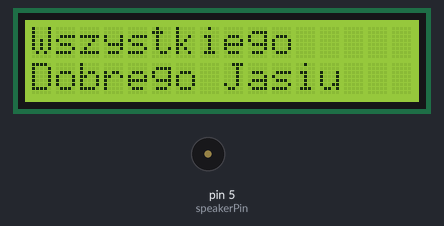
A sketch run on a simulated Arduino Uno, built with avr-gcc and run on an emulated ATmega328P. Parts: 16×2 character LCD, buzzer (waves = sounding).

Above: at 2.42 s.
Timing chart, 0 to 130.0 s (numbered marks = the images above):
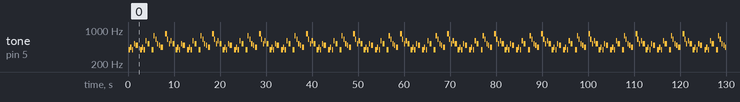

The sketch:

jsio_urodziny.ino
```cpp
#include <LiquidCrystal.h> //Dołączenie bilbioteki
LiquidCrystal lcd(2, 3, 4, 9, 6, 7); //Informacja o podłączeniu nowego wyświetlacza

int speakerPin = 5;
int length = 28; // the number of notes
char notes[] = "GGAGcB GGAGdc GGxecBA ffecdc";
int beats[] = { 2, 2, 8, 8, 8, 16, 1, 2, 2, 8, 8,8, 16, 1, 2,2,8,8,8,8,16, 1,2,2,8,8,8,16 };
int tempo = 150;

void playTone(int tone, int duration) {
  for (long i = 0; i < duration * 1000L; i += tone * 2) {
    digitalWrite(speakerPin, HIGH);
    delayMicroseconds(tone);
    digitalWrite(speakerPin, LOW);
    delayMicroseconds(tone);
  }
}

void playNote(char note, int duration) {
  char names[] =  {'C',    'D',  'E',  'F',  'G',  'A',  'B', 'c', 'd',  'e',  'f',  'g',  'a',  'b',  'x', 'y' };
  int tones[] =   { 1915, 1700, 1519, 1432, 1275, 1136, 1014, 956,  834,  765,  593,  468,  346,  224, 655 , 715 };
  int frequencies[]={262,  294, 330 ,  349, 392 , 440 ,  494, 523,  587,  659,  698,  784,  880,  988, 831 , 701};
  int SPEE = 5;
  // play the tone corresponding to the note name
  for (int i = 0; i < 16; i++) {
    if (names[i] == note) {
      int newduration = duration/SPEE;
      playTone(tones[i], newduration);
    }
  }
}


void playSong(){
  for (int i = 0; i < length; i++) {
    if (notes[i] == ' ') {
      delay(beats[i] * tempo); // rest
    } else {
      playNote(notes[i], beats[i] * tempo);
      }
   // pause between notes
   delay(tempo);
   }
}

void setupLCD(){
  lcd.begin(16, 2); //Deklaracja typu
  lcd.setCursor(0, 0); //Ustawienie kursora
  lcd.print("Wszystkiego"); //Wyświetlenie tekstu
  lcd.setCursor(0, 1); //Ustawienie kursora
  lcd.print("Dobrego Jasiu"); //Wyświetlenie tekstu
}


void setup() {
  setupLCD();
  //Serial.begin(9600);
  //Serial.write("write this");
  pinMode(speakerPin, OUTPUT);


}

void loop() {
    playSong();
}
```

Measured:
- by itself, tone on pin 5 (speakerPin): plays 391 Hz for 0.08 s, 391 Hz for 0.08 s, 438 Hz for 0.24 s, 391 Hz for 0.24 s, 521 Hz for 0.24 s, 491 Hz for 0.48 s … (319 notes in this stretch)
